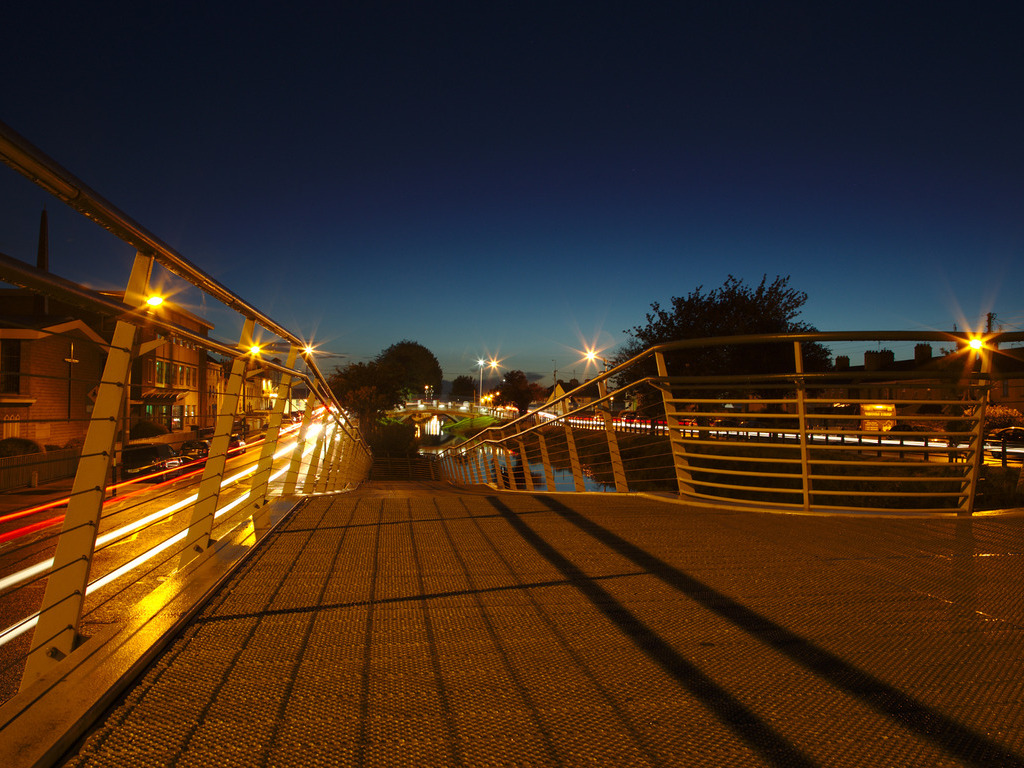
%> input picture DWT/SRC.jpg, 1024 x 768 px
$ octave dwt_embedder_rgb_full.m   (GNU Octave 9; MATLAB toolbox functions it lacks are replaced by stand-ins)
%> lines starting %> are read from the running program, lines starting %| are printed output that depends on the picture; long printed decimals are rounded
clc; clear; close all;
pkg load image;   % ensure im2uint8 and im2double work

%% === Input ===
cover_image = 'SRC.jpg';
message_file = 'text250.txt';  % or text2000.txt
stego_image = 'stego_DWT_RGB.png';

%% --- Read cover image
cover = im2double(imread(cover_image));
[rows, cols, channels] = size(cover);
%> rows = 768; cols = 1024; channels = 3
if channels ~= 3
    error("Cover image must be RGB");
end

%% --- Read message
fid = fopen(message_file,'r');
message = fread(fid,'*char')';
fclose(fid);
message = [message '###'];   % end marker
msg_len_chars = length(message);
bin_message = reshape(dec2bin(double(message),8).'-'0',1,[]);
msg_len_bits = length(bin_message);

%% --- Prepend 16-bit header for message length
header_bin = dec2bin(msg_len_bits,16)-'0';
bin_message = [header_bin bin_message];
total_bits = length(bin_message);

fprintf('Message length (with marker): %d chars, %d bits\n', msg_len_chars, msg_len_bits);

%% --- DB2 filters (1-level DWT) ---
Lo_D = [(1+sqrt(3))/(4*sqrt(2)), (3+sqrt(3))/(4*sqrt(2)), ...
        (3-sqrt(3))/(4*sqrt(2)), (1-sqrt(3))/(4*sqrt(2))];
Hi_D = [Lo_D(4), -Lo_D(3), Lo_D(2), -Lo_D(1)];

%% --- Manual 2D DWT function ---
function [LL,LH,HL,HH] = dwt2_manual(img,Lo,Hi)
    L = conv2(img,Lo,'same');
    H = conv2(img,Hi,'same');
    LL = L(:,1:2:end); LH = H(:,1:2:end);
    HL = L(:,2:2:end); HH = H(:,2:2:end);
end

%% --- Manual 2D IDWT function ---
function img = idwt2_manual(LL,LH,HL,HH,Lo,Hi)
    % upsample columns
    [r,c] = size(LL);
    L_up = zeros(r,2*c); H_up = zeros(r,2*c);
    L_up(:,1:2:end) = LL; L_up(:,2:2:end) = HL;
    H_up(:,1:2:end) = LH; H_up(:,2:2:end) = HH;
    img = conv2(L_up,Lo,'same') + conv2(H_up,Hi,'same');
end

%% --- Embed bits into LH subband ---
idx = 1;
stego = zeros(size(cover));
for ch = 1:channels
    channel = cover(:,:,ch);
    [LL,LH,HL,HH] = dwt2_manual(channel,Lo_D,Hi_D);
    LH_flat = LH(:);
    for k = 1:length(LH_flat)
        if idx > total_bits
            break;
        end
        val = LH_flat(k);
        % scale to 0-255 for LSB operation
        val_uint8 = round((val+1)/2*255);
        val_uint8 = bitset(val_uint8,1,bin_message(idx));
        LH_flat(k) = double(val_uint8)/255*2-1;
        idx = idx + 1;
    end
    LH = reshape(LH_flat,size(LH));
    stego(:,:,ch) = idwt2_manual(LL,LH,HL,HH,Lo_D,Hi_D);
end
%> this loop made 3 passes
%> pass 1, `channel = cover(:,:,ch);`:
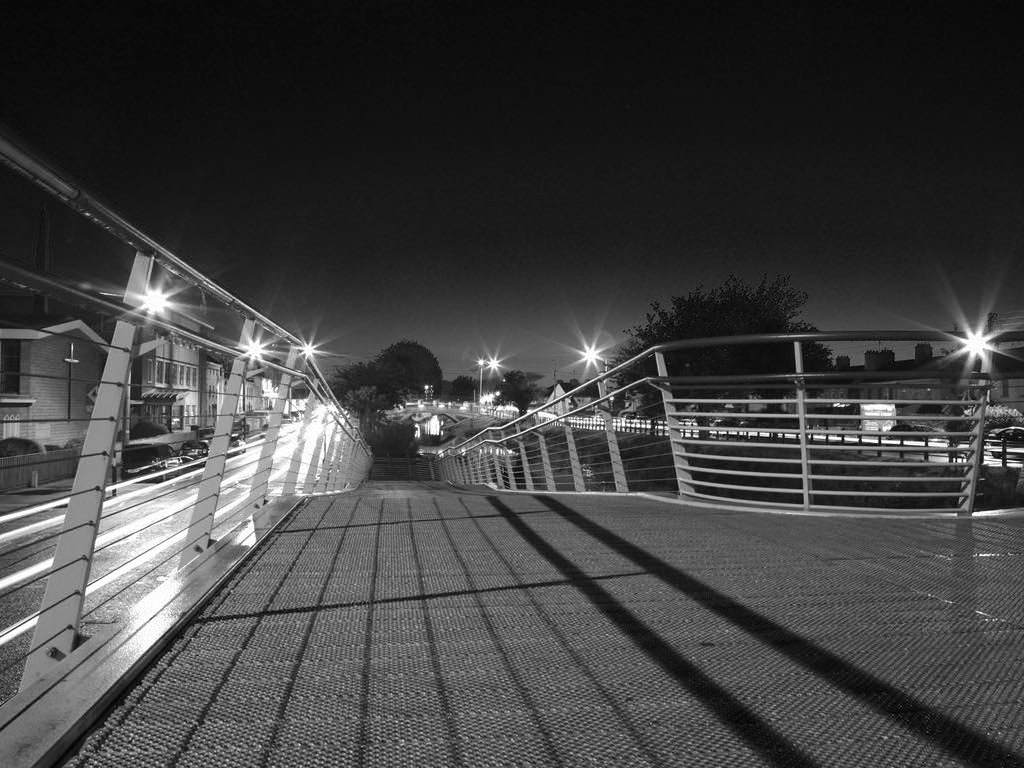
%> channel: size 768x1024 double; min 0, max 1, mean 0.252
%> pass 1, in dwt2_manual, `L = conv2(img,Lo,'same');`:
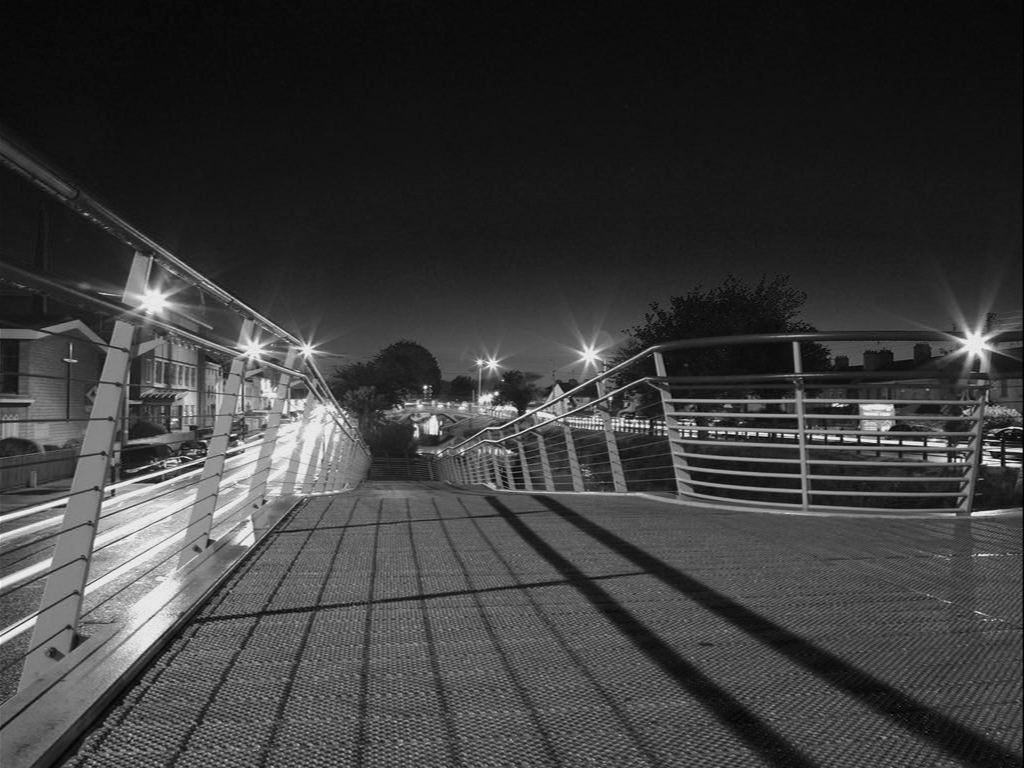
%> L: size 768x1024 double; min -0.0102, max 1.54, mean 0.357; drawn with min black and max white
%> pass 1, in dwt2_manual, `H = conv2(img,Hi,'same');`:
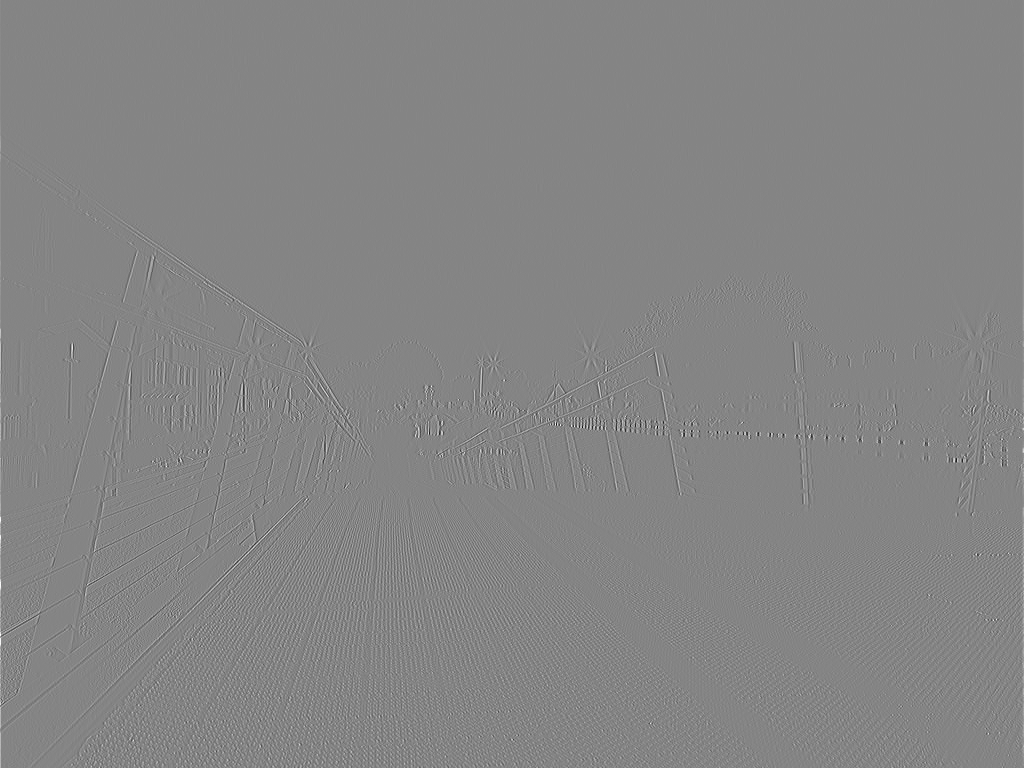
%> H: size 768x1024 double; min -0.556, max 0.511, mean 0.000202; drawn with min black and max white
%> pass 1, in dwt2_manual, `LL = L(:,1:2:end)`:
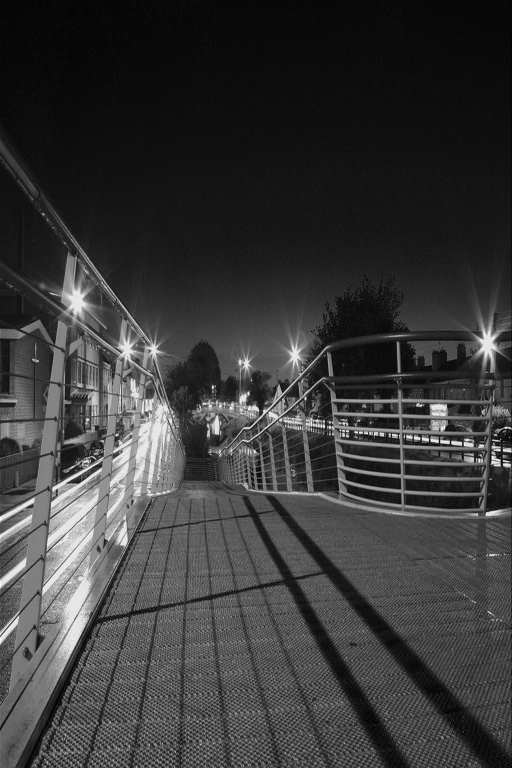
%> LL: size 768x512 double; min 0.0093, max 1.54, mean 0.357; drawn with min black and max white
%> after the loop:
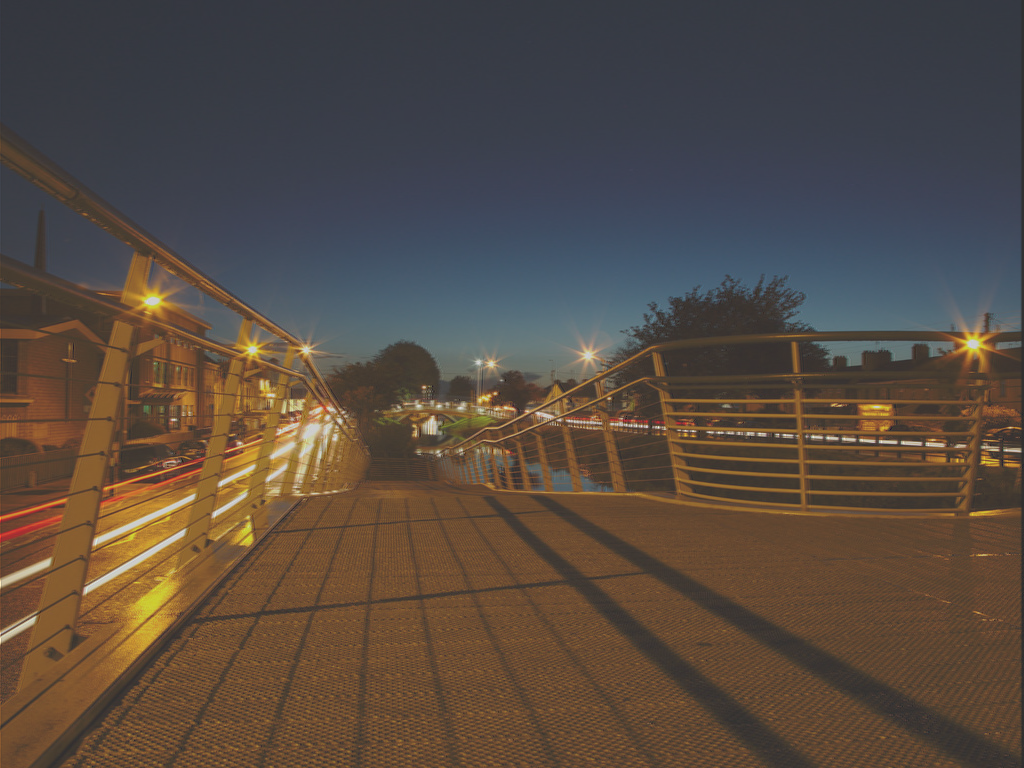
%> stego: size 768x1024x3 double; mean R, G, B 0.504, 0.35, 0.236; drawn with min black and max white
%> after the loop, idx = 1953

%% --- Clip and save stego image ---
stego = min(max(stego,0),1);
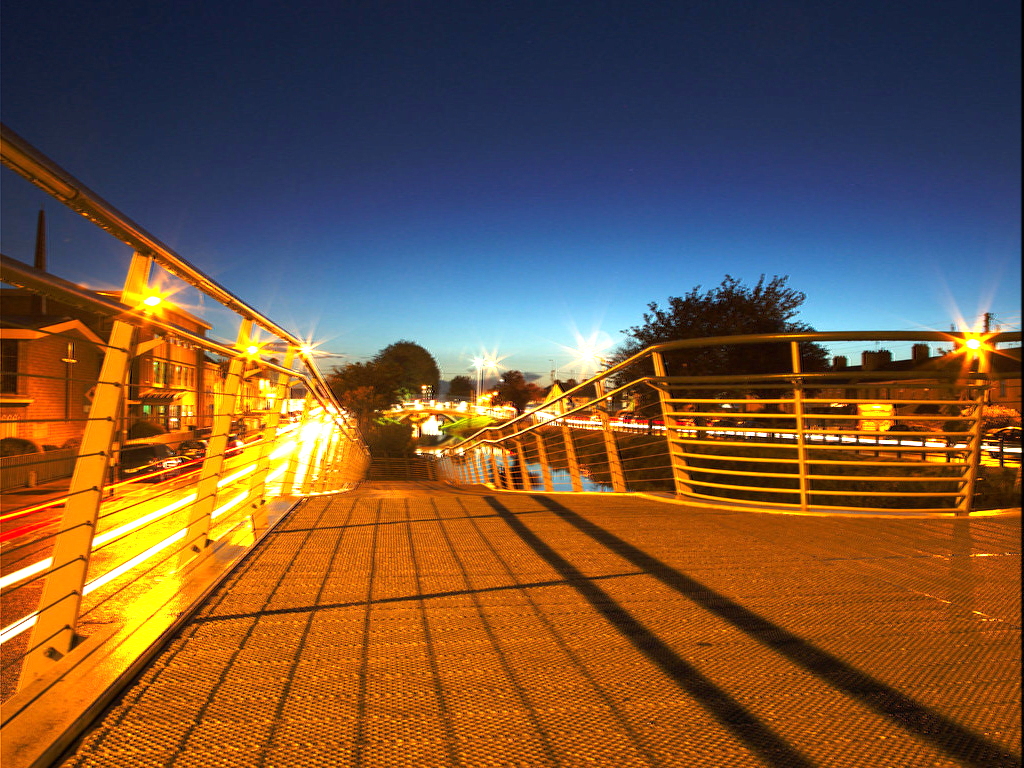
%> stego: size 768x1024x3 double; mean R, G, B 0.465, 0.339, 0.233
imwrite(stego,stego_image);

%% --- PSNR and MSE ---
mse_val = mean((cover(:)-stego(:)).^2);
%> mse_val = 0.0505
psnr_val = 10*log10(1^2/mse_val);
%> psnr_val = 12.97

fprintf('Embedding completed.\nMSE: %.6f, PSNR: %.2f dB\n', mse_val, psnr_val);
%| Embedding completed.
%| MSE: 0.05052, PSNR: 12.97 dB

%% --- Quick visual check ---
try
    figure('Name','Cover vs Stego','NumberTitle','off','Position',[200 200 900 400]);
    subplot(1,2,1); imshow(cover); title('Original Cover');
    subplot(1,2,2); imshow(stego); title('Stego Image (DWT LH)');
catch
    % skip if non-GUI Octave
end
